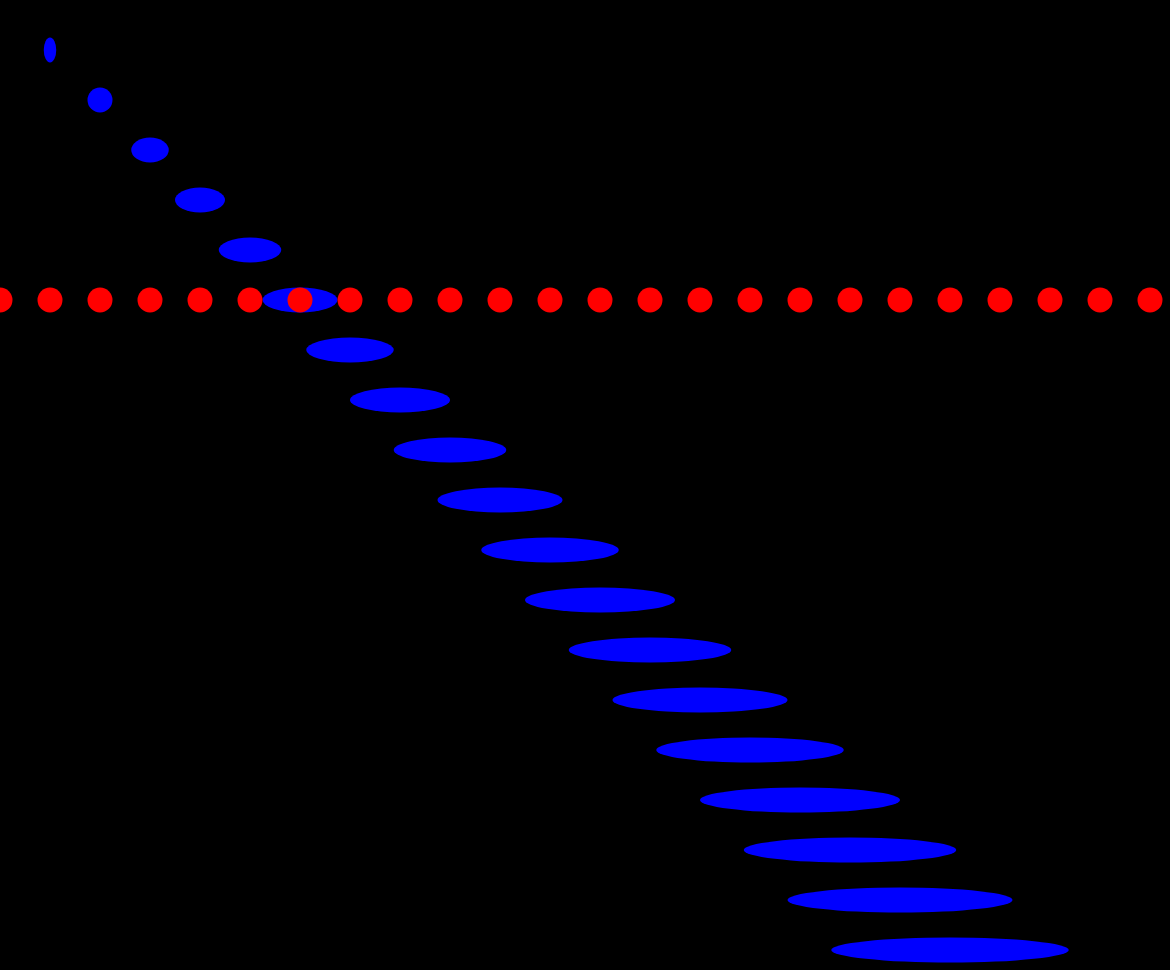
Frame 1 (no input)
Frame 60 (no input): identical to frame 1, image omitted
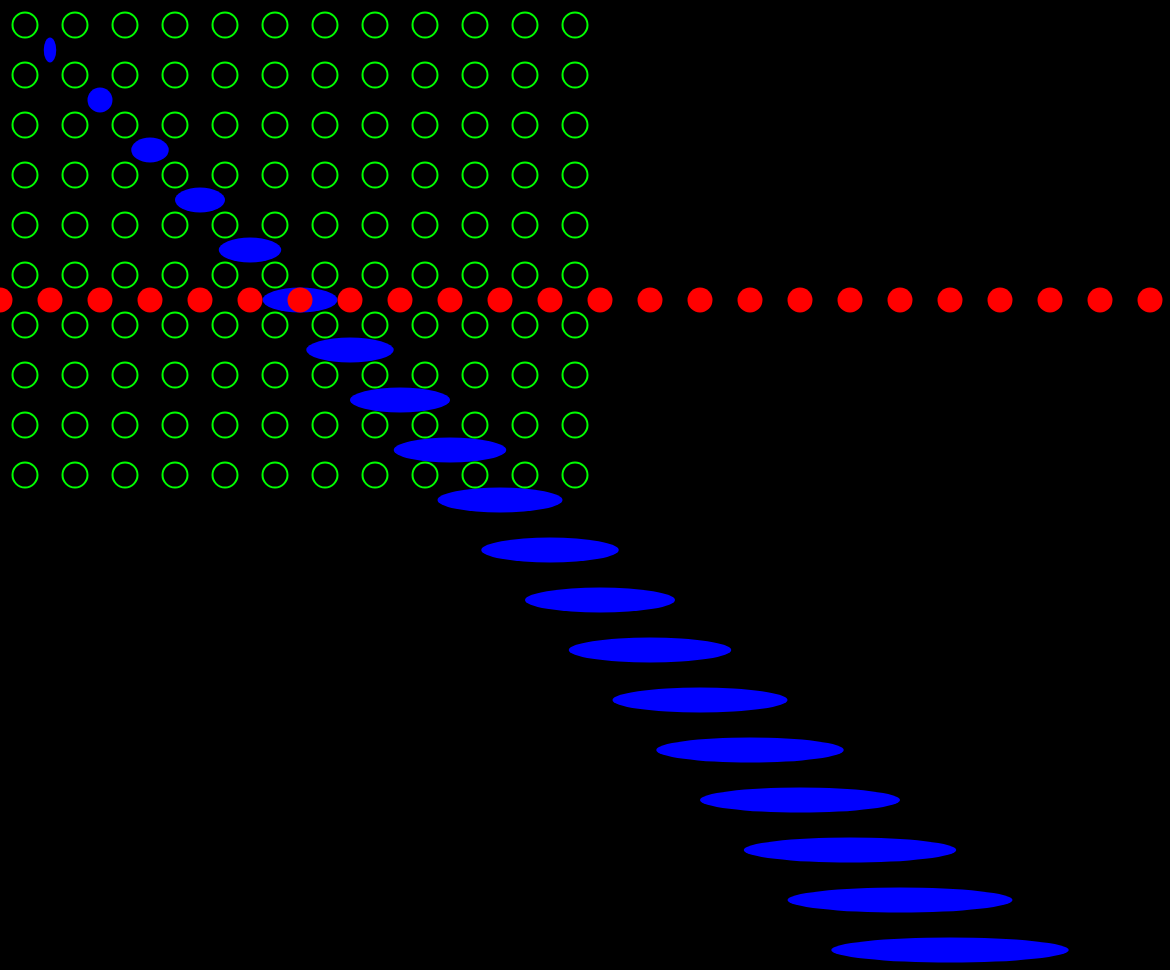
Frame 120 (the mouse pressed at the canvas centre since frame 60)

The p5.js sketch that drew these frames (run headless with seeded random() and noise() and a simulated clock; from frame 60 on, the mouse is pressed at the canvas centre):

// p5.js sketch
// ── sketch.js
function setup() {
  createCanvas(windowWidth - 30, windowHeight - 30)
}

function draw() {
  background(0)
  noStroke()

  // blue ellipses
  let x = 50
  while (x < height) {
    fill(0, 0, 255)
    ellipse(x, x, x / 4, 25)
    x += 50
  }

  // red ellipses
  for (let i = 0; i <= width; i += 50) {
    fill(255, 0, 0)
    ellipse(i, 300, 25, 25)
  }

  // green squares
  for (let x = 0; x < mouseX; x += 50) {
    for (let y = 0; y < mouseY; y += 50) {
      noFill()
      strokeWeight(2)
      stroke(0, 255, 0)
      ellipse(x + 25, y + 25, 25,25)
    }
  }

}
